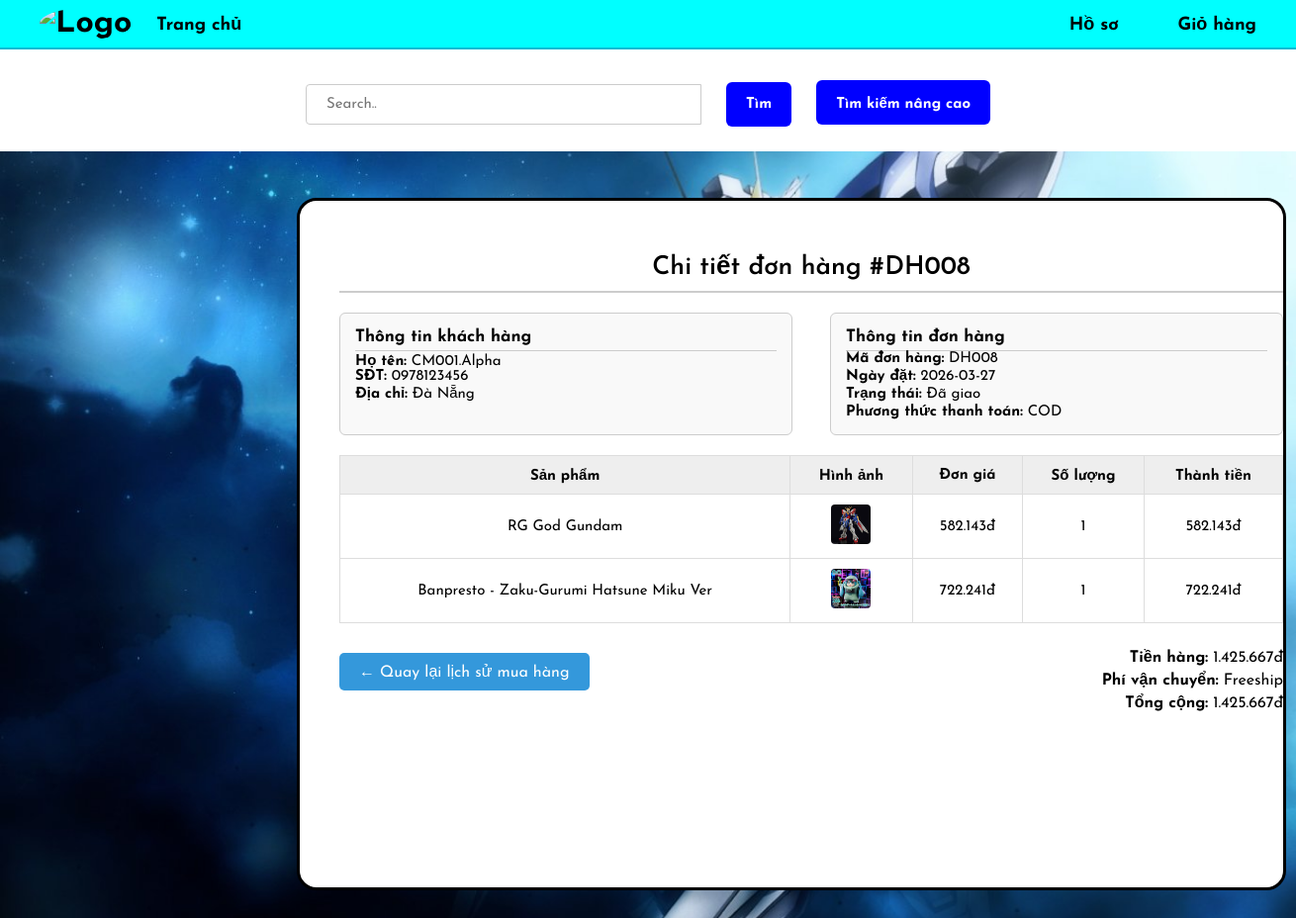
The page /detail.php?id=DH008 (signed in) on the database its author committed.
### tables this page shows
CREATE TABLE `orders` (
  `id_order` varchar(20) NOT NULL,
  `customer_id` varchar(10) NOT NULL,
  `order_date` date NOT NULL,
  `status` enum('Chờ xử lý','Đã xác nhận','Đang giao','Đã giao','Đã huỷ') DEFAULT 'Chờ xử lý',
  `created_at` timestamp NOT NULL DEFAULT current_timestamp(),
  `total` int(11) DEFAULT NULL,
  `receiver_name` varchar(100) DEFAULT NULL,
  `receiver_phone` varchar(20) DEFAULT NULL,
  `receiver_address` varchar(255) DEFAULT NULL,
  `payment_method` varchar(50) DEFAULT NULL,
  `note` text DEFAULT NULL
);

CREATE TABLE `order_item` (
  `orderID` int(11) NOT NULL,
  `id_order` varchar(20) NOT NULL,
  `ProductID` varchar(255) NOT NULL,
  `quantity` int(11) NOT NULL
);

CREATE TABLE `product_list` (
  `ProductID` varchar(255) NOT NULL,
  `ProductName` varchar(255) DEFAULT NULL,
  `Grade` varchar(255) DEFAULT NULL,
  `Producer` varchar(255) DEFAULT NULL,
  `Product_source` longtext DEFAULT NULL,
  `Product_description` longtext DEFAULT NULL,
  `Product_detail` text DEFAULT NULL,
  `Product_image` varchar(255) DEFAULT NULL,
  `Price` int(11) DEFAULT NULL,
  `Profit` decimal(5,2) DEFAULT NULL,
  `cost_price` decimal(12,2) DEFAULT 0.00,
  `Quantity` int(11) NOT NULL DEFAULT 0
);

### detail.php (the view, shortened to what this page needs)
<?php
$conn = new mysqli("localhost","root","","hobbystore");
mysqli_set_charset($conn,"utf8mb4");
$id_order = $_GET['id'];
$sql = "
SELECT
orders.id_order,
orders.order_date,
orders.status,
orders.total,
orders.payment_method,
orders.receiver_name,
orders.receiver_phone,
orders.receiver_address,
product_list.ProductName,
product_list.price,
product_list.Product_image,
order_item.quantity
FROM orders
JOIN order_item
ON orders.id_order = order_item.id_order
JOIN product_list
ON order_item.ProductID = product_list.ProductID
WHERE orders.id_order='$id_order'
";
$result = $conn->query($sql);
$order = $result->fetch_assoc();
?>
<!DOCTYPE html>
<html lang="en">
<head>
  <link href="https://cdn.reflowhq.com/v2/toolkit.min.css" rel="stylesheet" />
  <link rel="stylesheet" href="assets/css/style.css">
  <link rel="stylesheet" href="assets/css/settings.css">
  <link rel="stylesheet" href="assets/css/product-page.css">
  <link rel="stylesheet" href="assets/css/view-cart.css">
  <link rel="stylesheet" href="detail.css">
</head>
<nav class="tren">
   <nav class="navbar">
  <div class="nav-left">
    <a href="index.php" class="logo">
      <img src="assets/img/logo.png" alt="Logo">
    </a>
    <a href="index.php" class="nav-item">Trang chủ</a>
  </div>
  <ul class="nav-right">
<?php if(isset($_SESSION['user_id'])): ?>
  <li><a href="profile.php">Hồ sơ</a></li>
<?php else: ?>
  <li><a href="login.php">Đăng nhập</a></li>
<?php endif; ?>
<li><a href="cart.php">Giỏ hàng</a></li>
</ul>
</nav>
         <div class="timnangcao" style="background-color:white;padding-top:1px;padding-bottom:5px;">
    <div class="search" style="margin-top:10px;">
      <form action="index.php" method="get">
        <input type="text" name="keyword" placeholder="Search.." style="padding: 12px 20px; font-size: 15px; width: 400px; border:1px solid #ccc; border-radius:4px 0 0 4px;">
        <button type="submit" class="btn-tim">Tìm</button>
        <button type="button" class="btn-advanced" id="advancedSearchBtn">Tìm kiếm nâng cao</button>
      </form>
    </div>
  </div>
</nav>
  <div class="border">
    <div class="header">Chi tiết đơn hàng #<?php echo $order['id_order']; ?></div>
    <div class="info-section">
     <div class="info-box">
<h3>Thông tin khách hàng</h3>
<p><strong>Họ tên:</strong> <?php echo $order['receiver_name']; ?></p>
<p><strong>SĐT:</strong> <?php echo $order['receiver_phone']; ?></p>
<p><strong>Địa chỉ:</strong> <?php echo $order['receiver_address']; ?></p>
</div>
      <div class="info-box">
<h3>Thông tin đơn hàng</h3>
<p><strong>Mã đơn hàng:</strong> <?php echo $order['id_order']; ?></p>
<p><strong>Ngày đặt:</strong> <?php echo $order['order_date']; ?></p>
<p><strong>Trạng thái:</strong> <?php echo $order['status']; ?></p>
<p><strong>Phương thức thanh toán:</strong> <?php echo $order['payment_method']; ?></p>
</div>
    </div>
    <table>
      <thead>
        <tr>
          <th>Sản phẩm</th>
          <th>Hình ảnh</th>
          <th>Đơn giá</th>
          <th>Số lượng</th>
          <th>Thành tiền</th>
        </tr>
      </thead>
      <tbody>
<?php
$result = $conn->query($sql);
while($row = $result->fetch_assoc()){
?>
<tr>
<td><?php echo $row['ProductName']; ?></td>
<td>
<img src="assets/img/<?php echo $row['Product_image']; ?>" width="80">
</td>
<td>
<?php echo number_format($row['price'],0,",","."); ?>đ
</td>
<td>
<?php echo $row['quantity']; ?>
</td>
<td>
<?php echo number_format($row['price'] * $row['quantity'],0,",","."); ?>đ
</td>
</tr>
<?php } ?>
</tbody>
    </table>
    <div class="summary">
      <p><strong>Tiền hàng:</strong> <?php echo number_format($order['total'],0,",","."); ?>đ</p>
<p><strong>Phí vận chuyển:</strong> Freeship</p>
<p><strong>Tổng cộng:</strong> <?php echo number_format($order['total'],0,",","."); ?>đ</p>
    </div>
    <a href="history.php" class="back-btn">← Quay lại lịch sử mua hàng</a>
  </div>
</body>
</html>

### assets/css/style.css (style rules this page uses)
* { margin: 0; padding: 0; font-family: "Josefin Sans", sans-serif; text-decoration: none; box-sizing: border-box; }

### assets/css/settings.css (style rules this page uses)
* { margin: 0; padding: 0; font-family: "Josefin Sans", sans-serif !important; box-sizing: border-box; }
.navbar { padding: 50px; display: flex; align-items: center; justify-content: space-between; width: 100%; box-sizing: border-box; }
.navbar a { color: black; text-decoration: none; }
.navbar .logo { font-size: 2em; font-weight: bold; }
nav img { filter: invert(1); }
button { background-color: black; color: white; border: 0; padding: 10px 20px; cursor: pointer; font-size: 16px; font-weight: 600; border-radius: 5px; transition: all 0.3s; margin: 20px 0 0 20px; }

### assets/css/product-page.css (style rules this page uses)
nav { text-decoration: none; }

### detail.css (style rules this page uses)
.search { text-align:center; margin: 20px; }
.navbar { background-color: cyan; height: 50px; display: flex; justify-content: space-between; align-items: center; padding: 0 40px; border-bottom: 2px solid #00bcd4; }
.nav-left { display: flex; align-items: center; gap: 25px; }
.logo img { width: 45px; height: 45px; border-radius: 50%; object-fit: cover; }
.nav-right { display: flex; align-items: center; gap: 60px; list-style: none; margin: 0; padding: 0; }
.navbar a { text-decoration: none; font-size: 18px; font-weight: bold; color: black; transition: color 0.2s; }
.navbar img { filter: none !important; mix-blend-mode: normal !important; background: none !important; }
.btn-tim, .btn-advanced { height: 45px; padding: 0 20px; font-size: 15px; font-weight: bold; background-color: blue; color: white; border: none; border-radius: 6px; cursor: pointer; transition: background-color 0.2s ease; }
.border { width: 1000px; height: 700px; border-style: solid; border-radius: 20px; padding-top: 40px; padding-left: 40px; background-color: rgb(255, 255, 255); width: 1000px; margin: 50px auto; margin-left:300px; background-color: rgb(255, 255, 255); margin-top:200px; }
.header { font-size: 30px; padding:10px; font-family: Arial, Helvetica, sans-serif; }
.tren { position:fixed; top:0; left:0; width:100%; }
.header { font-size: 26px; font-weight: 600; padding-bottom: 10px; border-bottom: 2px solid #ccc; text-align: center; margin-bottom: 20px; }
.info-section { display: flex; justify-content: space-between; margin-bottom: 20px; font-size: 15px; }
.info-box { width: 48%; border: 1px solid #ccc; border-radius: 6px; padding: 15px; background-color: #f9f9f9; }
.info-box h3 { margin-top: 0; border-bottom: 1px solid #ccc; padding-bottom: 5px; font-size: 17px; }
table { width: 100%; border-collapse: collapse; margin-top: 10px; font-size: 15px; }
table th, table td { border: 1px solid #ddd; padding: 10px; text-align: center; }
table th { background-color: #eee; }
table img { width: 40px; height: auto; border-radius: 4px; }
.summary { margin-top: 20px; float: right; text-align: right; font-size: 16px; }
.summary p { margin: 5px 0; }
.back-btn { display: inline-block; margin-top: 30px; padding: 10px 20px; background-color: #3498db; color: white; text-decoration: none; border-radius: 5px; }

### rows shown on the page
orders: id_order "DH008", receiver_name "CM001.Alpha", receiver_phone "0978123456", receiver_address "Đà Nẵng", order_date "2026-03-27", status "Đã giao", payment_method "COD", total "1.425.667"
order_item: ProductID.ProductName "RG God Gundam", ProductID.Product_image (picture), ProductID.Price "582.143", quantity "1", $row['price'] * $row['quantity'] "582.143"
order_item: ProductID.ProductName "Banpresto - Zaku-Gurumi Hatsune Miku Ver", ProductID.Product_image (picture), ProductID.Price "722.241", quantity "1", $row['price'] * $row['quantity'] "722.241"
